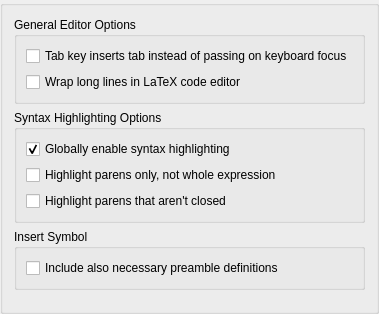
     <widget class="QGroupBox" name="tabEditor">
      <layout class="QGridLayout" name="lyt_tabEditor">
       <item row="4" column="0" colspan="2">
        <spacer name="vspcEditor">
         <property name="orientation">
          <enum>Qt::Vertical</enum>
         </property>
         <property name="sizeHint" stdset="0">
          <size>
           <width>10</width>
           <height>10</height>
          </size>
         </property>
        </spacer>
       </item>
       <item row="2" column="0" colspan="2">
        <widget class="QGroupBox" name="gbxSHOptions">
         <property name="title">
          <string>Syntax Highlighting Options</string>
         </property>
         <layout class="QVBoxLayout" name="lyt_gbxSHOptions">
          <item>
           <widget class="QCheckBox" name="chkSHEnable">
            <property name="text">
             <string>Globally enable syntax highlighting</string>
            </property>
            <property name="checked">
             <bool>true</bool>
            </property>
           </widget>
          </item>
          <item>
           <widget class="QCheckBox" name="chkSHHighlightParensOnly">
            <property name="text">
             <string>Highlight parens only, not whole expression</string>
            </property>
           </widget>
          </item>
          <item>
           <widget class="QCheckBox" name="chkSHHighlightLonelyParen">
            <property name="text">
             <string>Highlight parens that aren't closed</string>
            </property>
           </widget>
          </item>
         </layout>
        </widget>
       </item>
       <item row="0" column="0" colspan="2">
        <widget class="QGroupBox" name="gbxEditorOptions">
         <property name="title">
          <string>General Editor Options</string>
         </property>
         <layout class="QGridLayout" name="lyt_gbxEditorOptions">
          <item row="0" column="0">
           <widget class="QCheckBox" name="chkEditorTabInsertsTab">
            <property name="text">
             <string>Tab key inserts tab instead of passing on keyboard focus</string>
            </property>
           </widget>
          </item>
          <item row="1" column="0">
           <widget class="QCheckBox" name="chkEditorWrapLines">
            <property name="text">
             <string>Wrap long lines in LaTeX code editor</string>
            </property>
           </widget>
          </item>
         </layout>
        </widget>
       </item>
       <item row="3" column="0" colspan="2">
        <widget class="QGroupBox" name="gbxEditorSymbolsPalette">
         <property name="title">
          <string>Insert Symbol</string>
         </property>
         <layout class="QVBoxLayout" name="verticalLayout">
          <item>
           <widget class="QCheckBox" name="chkEditorIncludePreambleDefs">
            <property name="text">
             <string>Include also necessary preamble definitions</string>
            </property>
           </widget>
          </item>
         </layout>
        </widget>
       </item>
      </layout>
     </widget>
